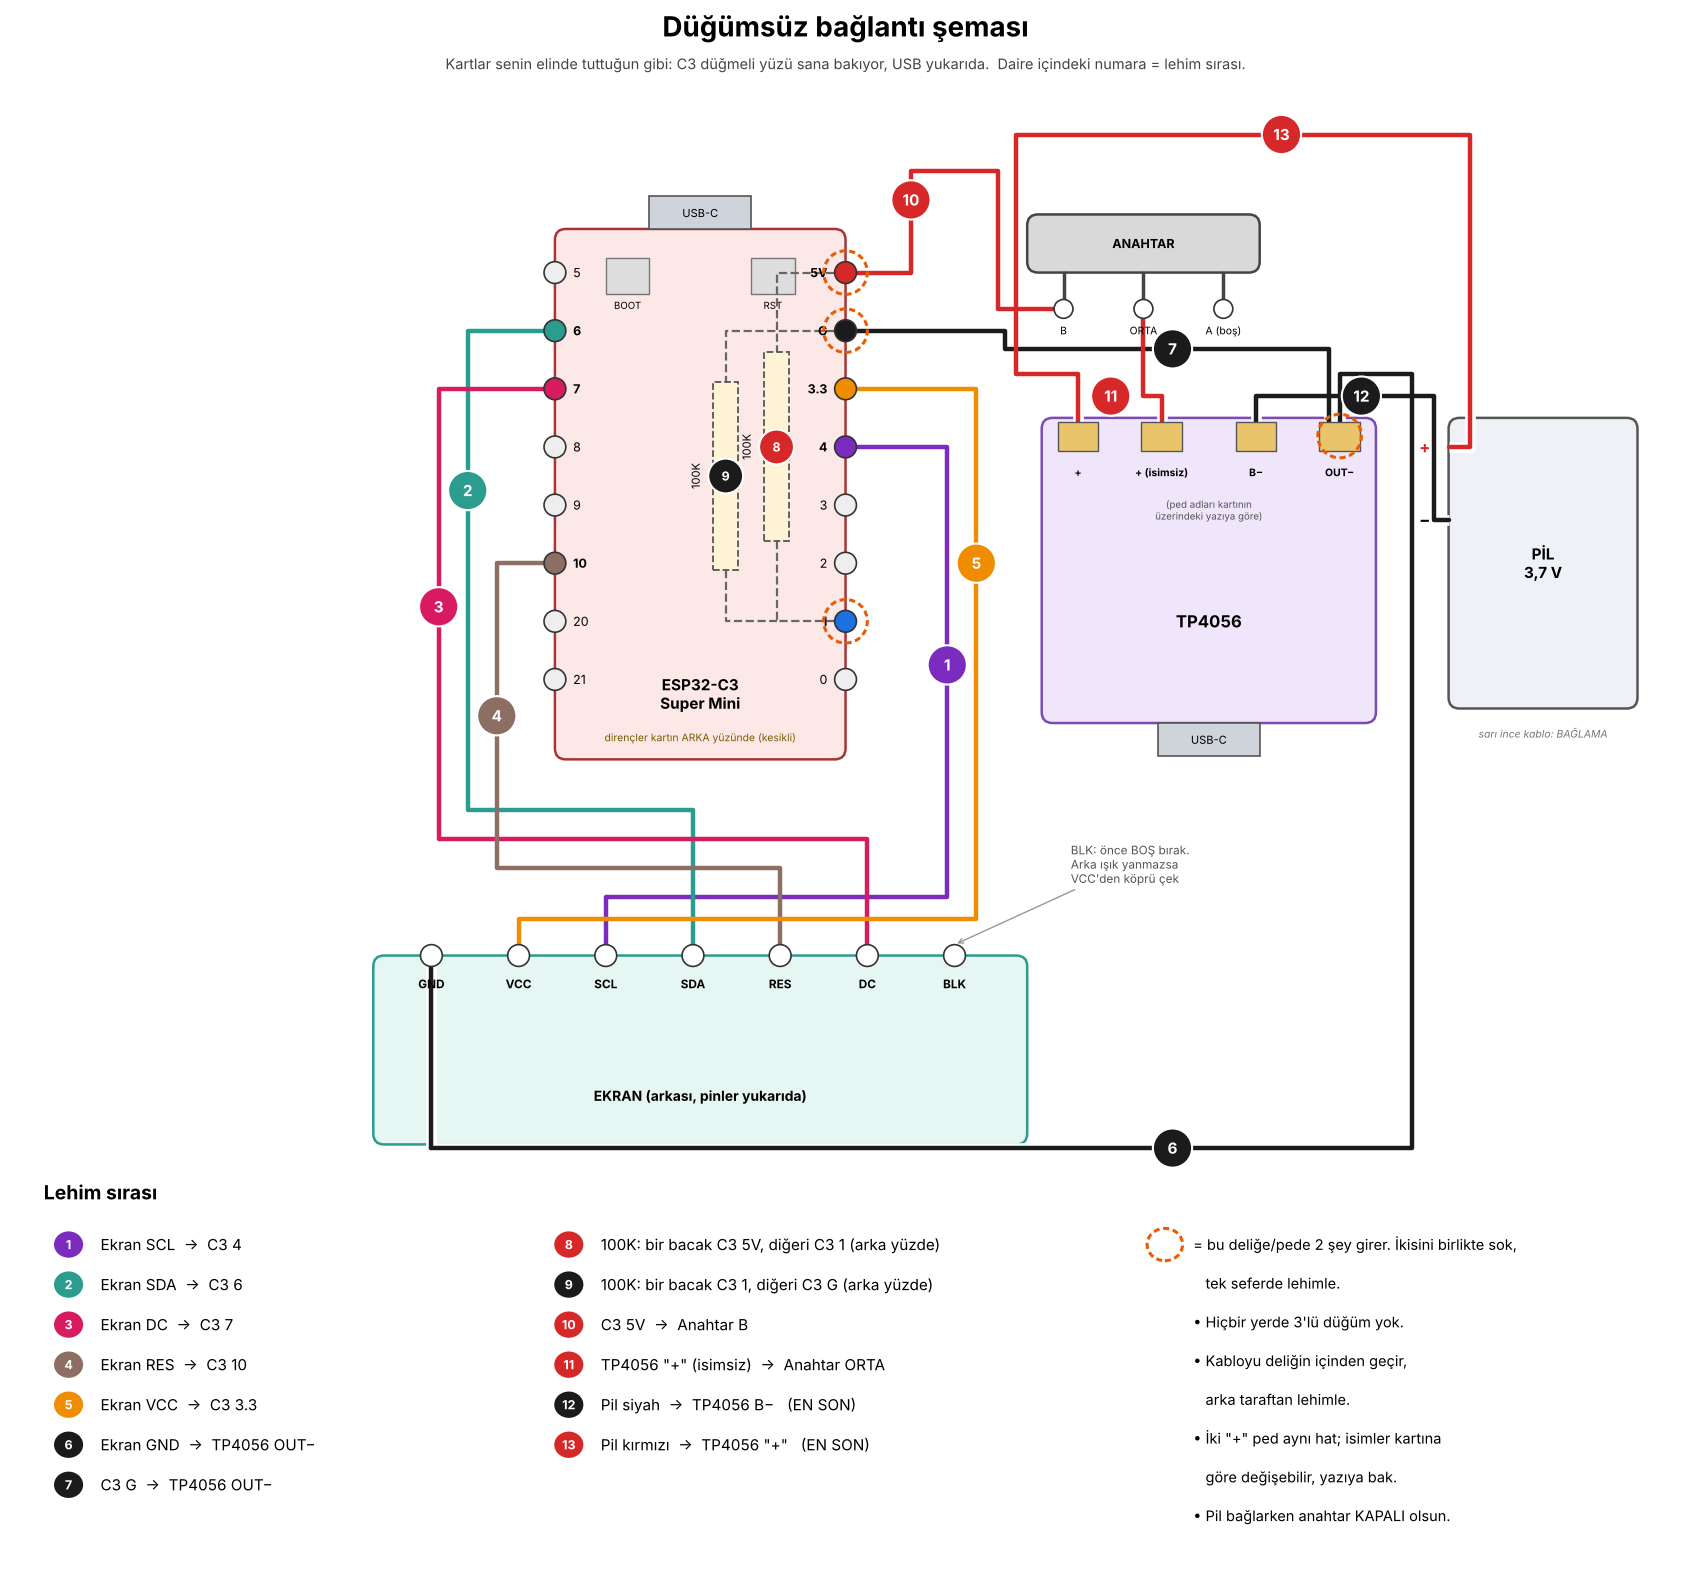

Source code (Python):
import matplotlib
matplotlib.use("Agg")
import matplotlib.pyplot as plt
from matplotlib.patches import FancyBboxPatch, Circle, Rectangle

RED, BLK, ORG, BLU, GRY = "#d62828", "#1b1b1b", "#f08c00", "#1d70e0", "#6c757d"
SIG = {"SCL": "#7b2cbf", "SDA": "#2a9d8f", "DC": "#d81b60", "RES": "#8d6e63"}
fig = plt.figure(figsize=(17, 15.5))
ax = fig.add_axes([0.0, 0.25, 1.0, 0.75]); ax.set_xlim(0, 23); ax.set_ylim(0.6, 16.6); ax.set_aspect("equal"); ax.axis("off")
tb = fig.add_axes([0.02, 0.0, 0.96, 0.25]); tb.set_xlim(0, 23); tb.set_ylim(0, 6); tb.axis("off")

def box(x0, y0, x1, y1, fc, ec, ls="-", lw=1.8, z=2):
    ax.add_patch(FancyBboxPatch((x0, y0), x1 - x0, y1 - y0, boxstyle="round,pad=0,rounding_size=0.15", fc=fc, ec=ec, lw=lw, ls=ls, zorder=z))
def hole(x, y, fc="white", r=0.15): ax.add_patch(Circle((x, y), r, fc=fc, ec="#333", lw=1.2, zorder=8))
def wire(pts, c, lw=3.2):
    xs, ys = zip(*pts)
    ax.plot(xs, ys, color="white", lw=lw + 4.5, zorder=4, solid_capstyle="butt")
    ax.plot(xs, ys, color=c, lw=lw, zorder=5, solid_capstyle="round", solid_joinstyle="round")
def badge(x, y, n, c, a=None, r=0.27, fs=11):
    a = a or ax
    a.add_patch(Circle((x, y), r, fc=c, ec="white", lw=1.5, zorder=10))
    a.text(x, y, str(n), color="white", ha="center", va="center", fontsize=fs, fontweight="bold", zorder=11)
def two(x, y):   # "bu deliğe 2 şey girer" işareti
    ax.add_patch(Circle((x, y), 0.3, fc="none", ec="#e85d04", lw=2.2, zorder=9, ls=(0, (2, 1.2))))

ax.text(11.5, 16.25, "Düğümsüz bağlantı şeması", ha="center", fontsize=20, fontweight="bold")
ax.text(11.5, 15.8, "Kartlar senin elinde tuttuğun gibi: C3 düğmeli yüzü sana bakıyor, USB yukarıda.  Daire içindeki numara = lehim sırası.", ha="center", fontsize=10.5, color="#444")

# ---------- C3 ----------
box(7.5, 6.3, 11.5, 13.6, "#fde8e8", "#a33")
ax.add_patch(Rectangle((8.8, 13.6), 1.4, 0.45, fc="#cfd4da", ec="#555", lw=1.2, zorder=3)); ax.text(9.5, 13.82, "USB-C", ha="center", va="center", fontsize=8)
for bx, lab in ((8.5, "BOOT"), (10.5, "RST")):
    ax.add_patch(Rectangle((bx - 0.3, 12.7), 0.6, 0.5, fc="#ddd", ec="#777", lw=1, zorder=3)); ax.text(bx, 12.5, lab, ha="center", fontsize=7, zorder=3)
ax.text(9.5, 7.2, "ESP32-C3\nSuper Mini", ha="center", va="center", fontsize=11, fontweight="bold", zorder=3)
R = [("5V", 13.0), ("G", 12.2), ("3.3", 11.4), ("4", 10.6), ("3", 9.8), ("2", 9.0), ("1", 8.2), ("0", 7.4)]
L = [("5", 13.0), ("6", 12.2), ("7", 11.4), ("8", 10.6), ("9", 9.8), ("10", 9.0), ("20", 8.2), ("21", 7.4)]
usedR = {"5V": RED, "G": BLK, "3.3": ORG, "4": SIG["SCL"], "1": BLU}
usedL = {"6": SIG["SDA"], "7": SIG["DC"], "10": SIG["RES"]}
for n, y in R: hole(11.5, y, usedR.get(n, "#eee")); ax.text(11.25, y, n, ha="right", va="center", fontsize=9, fontweight="bold" if n in usedR else "normal", zorder=8)
for n, y in L: hole(7.5, y, usedL.get(n, "#eee")); ax.text(7.75, y, n, ha="left", va="center", fontsize=9, fontweight="bold" if n in usedL else "normal", zorder=8)

# ---------- dirençler (C3 arka yüzünde) ----------
def resistor(x, y0, y1, lab, n, c):
    ax.add_patch(Rectangle((x - 0.17, y0), 0.34, y1 - y0, fc="#fff3d6", ec="#555", lw=1.3, zorder=7, ls="--"))
    ax.text(x - 0.32, (y0 + y1) / 2, lab, ha="right", va="center", fontsize=8, rotation=90, zorder=7)
    badge(x, (y0 + y1) / 2, n, c, r=0.24, fs=9)
resistor(10.55, 9.3, 11.9, "100K", 8, RED)
ax.plot([11.5, 10.55, 10.55], [13.0, 13.0, 11.9], color="#666", lw=1.6, zorder=6, ls="--")
ax.plot([10.55, 10.55, 11.5], [9.3, 8.2, 8.2], color="#666", lw=1.6, zorder=6, ls="--")
resistor(9.85, 8.9, 11.5, "100K", 9, BLK)
ax.plot([11.5, 9.85, 9.85], [12.2, 12.2, 11.5], color="#666", lw=1.6, zorder=6, ls="--")
ax.plot([9.85, 9.85, 10.55], [8.9, 8.2, 8.2], color="#666", lw=1.6, zorder=6, ls="--")
ax.text(9.5, 6.55, "dirençler kartın ARKA yüzünde (kesikli)", ha="center", fontsize=7.5, color="#7a5c00", zorder=8)

# ---------- TP4056 ----------
box(14.2, 6.8, 18.8, 11.0, "#efe6fb", "#7b4bb3")
ax.text(16.5, 8.2, "TP4056", ha="center", va="center", fontsize=12, fontweight="bold")
ax.add_patch(Rectangle((15.8, 6.35), 1.4, 0.45, fc="#cfd4da", ec="#555", lw=1.2, zorder=3)); ax.text(16.5, 6.57, "USB-C", ha="center", va="center", fontsize=8)
TP = {"+": 14.7, "+ (isimsiz)": 15.85, "B−": 17.15, "OUT−": 18.3}
for k, x in TP.items():
    ax.add_patch(Rectangle((x - 0.28, 10.55), 0.56, 0.4, fc="#e9c46a", ec="#555", lw=1, zorder=8))
    ax.text(x, 10.25, k, ha="center", va="center", fontsize=7.5, fontweight="bold", zorder=8)
ax.text(16.5, 9.6, "(ped adları kartının\nüzerindeki yazıya göre)", ha="center", fontsize=7, color="#555")

# ---------- anahtar ----------
box(14.0, 13.0, 17.2, 13.8, "#d9d9d9", "#444")
ax.text(15.6, 13.4, "ANAHTAR", ha="center", va="center", fontsize=9, fontweight="bold", zorder=3)
SW = {"B": 14.5, "ORTA": 15.6, "A (boş)": 16.7}
for k, x in SW.items():
    ax.plot([x, x], [13.0, 12.55], color="#444", lw=2.5, zorder=3); hole(x, 12.5, "white", 0.13)
    ax.text(x, 12.15, k, ha="center", fontsize=7.5, zorder=8)

# ---------- pil ----------
box(19.8, 7.0, 22.4, 11.0, "#eef1f6", "#555")
ax.text(21.1, 9.0, "PİL\n3,7 V", ha="center", va="center", fontsize=11, fontweight="bold")
ax.text(21.1, 6.6, "sarı ince kablo: BAĞLAMA", ha="center", fontsize=7.5, color="#777", style="italic")

# ---------- ekran ----------
box(5.0, 1.0, 14.0, 3.6, "#e6f6f3", "#2a9d8f")
ax.text(9.5, 1.6, "EKRAN (arkası, pinler yukarıda)", ha="center", fontsize=10, fontweight="bold")
D = {"GND": 5.8, "VCC": 7.0, "SCL": 8.2, "SDA": 9.4, "RES": 10.6, "DC": 11.8, "BLK": 13.0}
for k, x in D.items():
    hole(x, 3.6, "white"); ax.text(x, 3.15, k, ha="center", fontsize=8.5, fontweight="bold", zorder=8)

# ---------- KABLOLAR ----------
# 1-4 sinyaller
wire([(D["SCL"], 3.6), (D["SCL"], 4.4), (12.9, 4.4), (12.9, 10.6), (11.5, 10.6)], SIG["SCL"]); badge(12.9, 7.6, 1, SIG["SCL"])
wire([(D["SDA"], 3.6), (D["SDA"], 5.6), (6.3, 5.6), (6.3, 12.2), (7.5, 12.2)], SIG["SDA"]); badge(6.3, 10.0, 2, SIG["SDA"])
wire([(D["DC"], 3.6), (D["DC"], 5.2), (5.9, 5.2), (5.9, 11.4), (7.5, 11.4)], SIG["DC"]); badge(5.9, 8.4, 3, SIG["DC"])
wire([(D["RES"], 3.6), (D["RES"], 4.8), (6.7, 4.8), (6.7, 9.0), (7.5, 9.0)], SIG["RES"]); badge(6.7, 6.9, 4, SIG["RES"])
# 5 VCC -> 3.3
wire([(D["VCC"], 3.6), (D["VCC"], 4.1), (13.3, 4.1), (13.3, 11.4), (11.5, 11.4)], ORG); badge(13.3, 9.0, 5, ORG)
# 6 ekran GND -> TP OUT-
wire([(D["GND"], 3.6), (D["GND"], 0.95)], BLK)
wire([(D["GND"], 0.95), (19.3, 0.95), (19.3, 11.6), (TP["OUT−"], 11.6), (TP["OUT−"], 10.95)], BLK); badge(16.0, 0.95, 6, BLK)
# 7 C3 G -> TP OUT-
wire([(11.5, 12.2), (13.7, 12.2), (13.7, 11.95), (TP["OUT−"] - 0.15, 11.95), (TP["OUT−"] - 0.15, 10.95)], BLK); badge(16.0, 11.95, 7, BLK)
# 10 C3 5V -> anahtar B
wire([(11.5, 13.0), (12.4, 13.0), (12.4, 14.4), (13.6, 14.4), (13.6, 12.5), (SW["B"], 12.5)], RED); badge(12.4, 14.0, 10, RED)
# 11 TP + (isimsiz) -> anahtar ORTA
wire([(TP["+ (isimsiz)"], 10.95), (TP["+ (isimsiz)"], 11.3), (15.6, 11.3), (15.6, 12.5)], RED); badge(15.15, 11.3, 11, RED)
# 12 pil - -> B-, 13 pil + -> +
wire([(19.8, 9.6), (19.6, 9.6), (19.6, 11.3), (TP["B−"], 11.3), (TP["B−"], 10.95)], BLK); badge(18.6, 11.3, 12, BLK)
wire([(19.8, 10.6), (20.1, 10.6), (20.1, 14.9), (14.0, 14.9), (13.85, 14.9), (13.85, 11.6), (TP["+"], 11.6), (TP["+"], 10.95)], RED); badge(17.5, 14.9, 13, RED)
ax.text(19.55, 9.6, "−", fontsize=12, ha="right", va="center", fontweight="bold"); ax.text(19.55, 10.6, "+", fontsize=12, ha="right", va="center", color=RED, fontweight="bold")
# BLK
ax.annotate("BLK: önce BOŞ bırak.\nArka ışık yanmazsa\nVCC'den köprü çek", (D["BLK"], 3.75), (14.6, 4.6), fontsize=8.5, color="#555",
            arrowprops=dict(arrowstyle="->", color="#999", lw=1))
# "2 şey girer" işaretleri
for (x, y) in ((11.5, 13.0), (11.5, 12.2), (11.5, 8.2)): two(x, y)
two(TP["OUT−"], 10.75)

# ---------- liste ----------
tb.text(0.2, 5.6, "Lehim sırası", fontsize=14, fontweight="bold")
rows1 = [(1, SIG["SCL"], "Ekran SCL  →  C3 4"), (2, SIG["SDA"], "Ekran SDA  →  C3 6"), (3, SIG["DC"], "Ekran DC  →  C3 7"),
         (4, SIG["RES"], "Ekran RES  →  C3 10"), (5, ORG, "Ekran VCC  →  C3 3.3"), (6, BLK, "Ekran GND  →  TP4056 OUT−"), (7, BLK, "C3 G  →  TP4056 OUT−")]
rows2 = [(8, RED, "100K: bir bacak C3 5V, diğeri C3 1 (arka yüzde)"), (9, BLK, "100K: bir bacak C3 1, diğeri C3 G (arka yüzde)"),
         (10, RED, "C3 5V  →  Anahtar B"), (11, RED, "TP4056 \"+\" (isimsiz)  →  Anahtar ORTA"),
         (12, BLK, "Pil siyah  →  TP4056 B−   (EN SON)"), (13, RED, "Pil kırmızı  →  TP4056 \"+\"   (EN SON)")]
for i, (n, c, t) in enumerate(rows1):
    badge(0.55, 4.9 - i * 0.62, n, c, a=tb, r=0.22, fs=9); tb.text(1.0, 4.9 - i * 0.62, t, va="center", fontsize=11)
for i, (n, c, t) in enumerate(rows2):
    badge(7.6, 4.9 - i * 0.62, n, c, a=tb, r=0.22, fs=9); tb.text(8.05, 4.9 - i * 0.62, t, va="center", fontsize=11)
tb.add_patch(Circle((16.0, 4.9), 0.25, fc="none", ec="#e85d04", lw=2.2, ls=(0, (2, 1.2))))
notes = ["= bu deliğe/pede 2 şey girer. İkisini birlikte sok,", "   tek seferde lehimle.",
         "• Hiçbir yerde 3'lü düğüm yok.", "• Kabloyu deliğin içinden geçir,", "   arka taraftan lehimle.",
         "• İki \"+\" ped aynı hat; isimler kartına", "   göre değişebilir, yazıya bak.",
         "• Pil bağlarken anahtar KAPALI olsun."]
for i, t in enumerate(notes): tb.text(16.4, 4.9 - i * 0.6, t, va="center", fontsize=10.5)
plt.savefig("dugumsuz_sema.png", dpi=100, facecolor="white", bbox_inches="tight")
print("ok")
